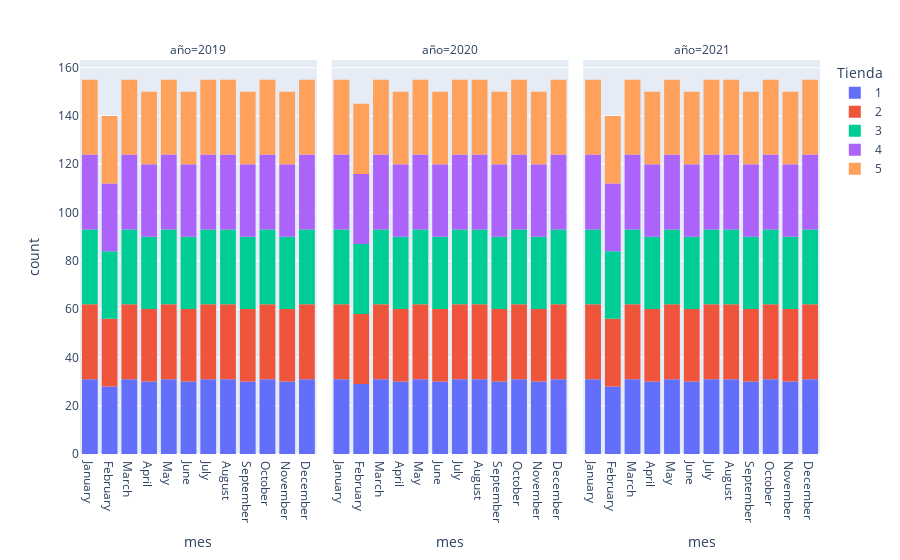

The code cell stored with this chart in its notebook:
### Code cell
fig7 = px.histogram(data_frame = df,
             x          = "mes",
             hover_data = ["Productos"],
             facet_col      = "año",
             color ='Tienda',
             nbins      = 50)
fig7.show()

### Figure 1 — Plotly figure (JSON) as saved in the notebook; plotly's stock layout.template omitted (floating-point values rounded to 4 significant figures; data arrays with more than 128 entries replaced by an {"elided": "..."} marker saying what was removed)
{"data": [{"alignmentgroup": "True", "bingroup": "x", "hovertemplate": "Tienda=1<br>año=2019<br>mes=%{x}<br>count=%{y}<extra></extra>", "legendgroup": "1", "marker": {"color": "#636efa", "pattern": {"shape": ""}}, "name": "1", "nbinsx": 50, "offsetgroup": "1", "orientation": "v", "showlegend": true, "type": "histogram", "x": {"elided": "365 str values"}, "xaxis": "x", "yaxis": "y"}, {"alignmentgroup": "True", "bingroup": "x", "hovertemplate": "Tienda=1<br>año=2020<br>mes=%{x}<br>count=%{y}<extra></extra>", "legendgroup": "1", "marker": {"color": "#636efa", "pattern": {"shape": ""}}, "name": "1", "nbinsx": 50, "offsetgroup": "1", "orientation": "v", "showlegend": false, "type": "histogram", "x": {"elided": "366 str values"}, "xaxis": "x2", "yaxis": "y2"}, {"alignmentgroup": "True", "bingroup": "x", "hovertemplate": "Tienda=1<br>año=2021<br>mes=%{x}<br>count=%{y}<extra></extra>", "legendgroup": "1", "marker": {"color": "#636efa", "pattern": {"shape": ""}}, "name": "1", "nbinsx": 50, "offsetgroup": "1", "orientation": "v", "showlegend": false, "type": "histogram", "x": {"elided": "365 str values"}, "xaxis": "x3", "yaxis": "y3"}, {"alignmentgroup": "True", "bingroup": "x", "hovertemplate": "Tienda=2<br>año=2019<br>mes=%{x}<br>count=%{y}<extra></extra>", "legendgroup": "2", "marker": {"color": "#EF553B", "pattern": {"shape": ""}}, "name": "2", "nbinsx": 50, "offsetgroup": "2", "orientation": "v", "showlegend": true, "type": "histogram", "x": {"elided": "365 str values"}, "xaxis": "x", "yaxis": "y"}, {"alignmentgroup": "True", "bingroup": "x", "hovertemplate": "Tienda=2<br>año=2020<br>mes=%{x}<br>count=%{y}<extra></extra>", "legendgroup": "2", "marker": {"color": "#EF553B", "pattern": {"shape": ""}}, "name": "2", "nbinsx": 50, "offsetgroup": "2", "orientation": "v", "showlegend": false, "type": "histogram", "x": {"elided": "366 str values"}, "xaxis": "x2", "yaxis": "y2"}, {"alignmentgroup": "True", "bingroup": "x", "hovertemplate": "Tienda=2<br>año=2021<br>mes=%{x}<br>count=%{y}<extra></extra>", "legendgroup": "2", "marker": {"color": "#EF553B", "pattern": {"shape": ""}}, "name": "2", "nbinsx": 50, "offsetgroup": "2", "orientation": "v", "showlegend": false, "type": "histogram", "x": {"elided": "365 str values"}, "xaxis": "x3", "yaxis": "y3"}, {"alignmentgroup": "True", "bingroup": "x", "hovertemplate": "Tienda=3<br>año=2019<br>mes=%{x}<br>count=%{y}<extra></extra>", "legendgroup": "3", "marker": {"color": "#00cc96", "pattern": {"shape": ""}}, "name": "3", "nbinsx": 50, "offsetgroup": "3", "orientation": "v", "showlegend": true, "type": "histogram", "x": {"elided": "365 str values"}, "xaxis": "x", "yaxis": "y"}, {"alignmentgroup": "True", "bingroup": "x", "hovertemplate": "Tienda=3<br>año=2020<br>mes=%{x}<br>count=%{y}<extra></extra>", "legendgroup": "3", "marker": {"color": "#00cc96", "pattern": {"shape": ""}}, "name": "3", "nbinsx": 50, "offsetgroup": "3", "orientation": "v", "showlegend": false, "type": "histogram", "x": {"elided": "366 str values"}, "xaxis": "x2", "yaxis": "y2"}, {"alignmentgroup": "True", "bingroup": "x", "hovertemplate": "Tienda=3<br>año=2021<br>mes=%{x}<br>count=%{y}<extra></extra>", "legendgroup": "3", "marker": {"color": "#00cc96", "pattern": {"shape": ""}}, "name": "3", "nbinsx": 50, "offsetgroup": "3", "orientation": "v", "showlegend": false, "type": "histogram", "x": {"elided": "365 str values"}, "xaxis": "x3", "yaxis": "y3"}, {"alignmentgroup": "True", "bingroup": "x", "hovertemplate": "Tienda=4<br>año=2019<br>mes=%{x}<br>count=%{y}<extra></extra>", "legendgroup": "4", "marker": {"color": "#ab63fa", "pattern": {"shape": ""}}, "name": "4", "nbinsx": 50, "offsetgroup": "4", "orientation": "v", "showlegend": true, "type": "histogram", "x": {"elided": "365 str values"}, "xaxis": "x", "yaxis": "y"}, {"alignmentgroup": "True", "bingroup": "x", "hovertemplate": "Tienda=4<br>año=2020<br>mes=%{x}<br>count=%{y}<extra></extra>", "legendgroup": "4", "marker": {"color": "#ab63fa", "pattern": {"shape": ""}}, "name": "4", "nbinsx": 50, "offsetgroup": "4", "orientation": "v", "showlegend": false, "type": "histogram", "x": {"elided": "366 str values"}, "xaxis": "x2", "yaxis": "y2"}, {"alignmentgroup": "True", "bingroup": "x", "hovertemplate": "Tienda=4<br>año=2021<br>mes=%{x}<br>count=%{y}<extra></extra>", "legendgroup": "4", "marker": {"color": "#ab63fa", "pattern": {"shape": ""}}, "name": "4", "nbinsx": 50, "offsetgroup": "4", "orientation": "v", "showlegend": false, "type": "histogram", "x": {"elided": "365 str values"}, "xaxis": "x3", "yaxis": "y3"}, {"alignmentgroup": "True", "bingroup": "x", "hovertemplate": "Tienda=5<br>año=2019<br>mes=%{x}<br>count=%{y}<extra></extra>", "legendgroup": "5", "marker": {"color": "#FFA15A", "pattern": {"shape": ""}}, "name": "5", "nbinsx": 50, "offsetgroup": "5", "orientation": "v", "showlegend": true, "type": "histogram", "x": {"elided": "365 str values"}, "xaxis": "x", "yaxis": "y"}, {"alignmentgroup": "True", "bingroup": "x", "hovertemplate": "Tienda=5<br>año=2020<br>mes=%{x}<br>count=%{y}<extra></extra>", "legendgroup": "5", "marker": {"color": "#FFA15A", "pattern": {"shape": ""}}, "name": "5", "nbinsx": 50, "offsetgroup": "5", "orientation": "v", "showlegend": false, "type": "histogram", "x": {"elided": "366 str values"}, "xaxis": "x2", "yaxis": "y2"}, {"alignmentgroup": "True", "bingroup": "x", "hovertemplate": "Tienda=5<br>año=2021<br>mes=%{x}<br>count=%{y}<extra></extra>", "legendgroup": "5", "marker": {"color": "#FFA15A", "pattern": {"shape": ""}}, "name": "5", "nbinsx": 50, "offsetgroup": "5", "orientation": "v", "showlegend": false, "type": "histogram", "x": {"elided": "365 str values"}, "xaxis": "x3", "yaxis": "y3"}], "layout": {"annotations": [{"font": {}, "showarrow": false, "text": "año=2019", "x": 0.16, "xanchor": "center", "xref": "paper", "y": 1, "yanchor": "bottom", "yref": "paper"}, {"font": {}, "showarrow": false, "text": "año=2020", "x": 0.5, "xanchor": "center", "xref": "paper", "y": 1, "yanchor": "bottom", "yref": "paper"}, {"font": {}, "showarrow": false, "text": "año=2021", "x": 0.84, "xanchor": "center", "xref": "paper", "y": 1, "yanchor": "bottom", "yref": "paper"}], "autosize": true, "barmode": "relative", "legend": {"title": {"text": "Tienda"}, "tracegroupgap": 0}, "margin": {"t": 60}, "xaxis": {"anchor": "y", "autorange": true, "domain": [0, 0.32], "range": [-0.5, 11.5], "title": {"text": "mes"}, "type": "category"}, "xaxis2": {"anchor": "y2", "autorange": true, "domain": [0.34, 0.66], "matches": "x", "range": [-0.5, 11.5], "title": {"text": "mes"}, "type": "category"}, "xaxis3": {"anchor": "y3", "autorange": true, "domain": [0.68, 1.0], "matches": "x", "range": [-0.5, 11.5], "title": {"text": "mes"}, "type": "category"}, "yaxis": {"anchor": "x", "autorange": true, "domain": [0, 1], "range": [0, 163.2], "title": {"text": "count"}}, "yaxis2": {"anchor": "x2", "autorange": true, "domain": [0, 1], "matches": "y", "range": [0, 163.2], "showticklabels": false}, "yaxis3": {"anchor": "x3", "autorange": true, "domain": [0, 1], "matches": "y", "range": [0, 163.2], "showticklabels": false}}}
